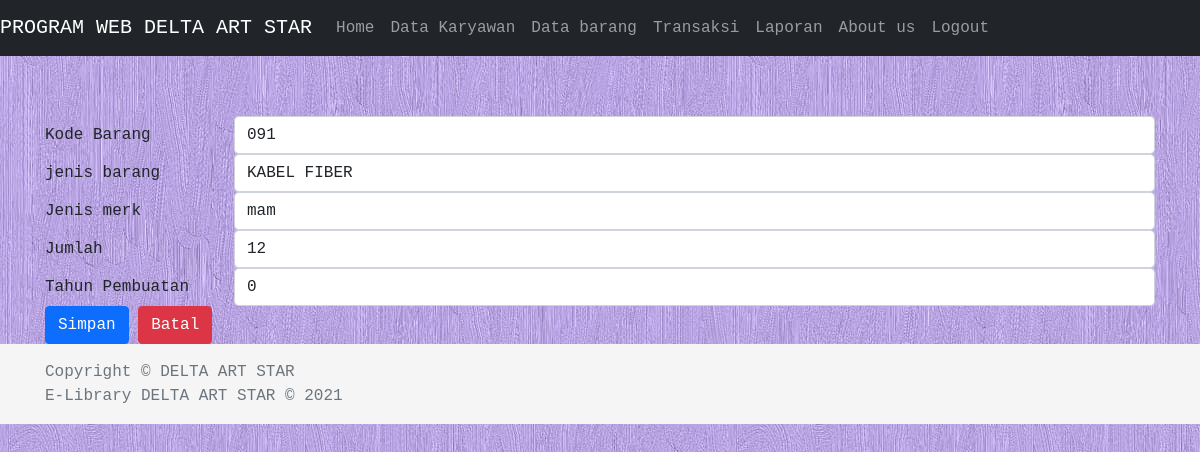
Page /barang_update.php?kd_barang=091 (signed in) on the committed database.
### tables this page shows
CREATE TABLE `tb_barang` (
  `kd_barang` varchar(10) NOT NULL,
  `jenis_barang` varchar(50) NOT NULL,
  `merk` varchar(20) NOT NULL,
  `jumlah` int(11) NOT NULL,
  `tahun_pembuatan` int(11) NOT NULL
);

### barang_update.php (the view, shortened to what this page needs)
<?php
  $param_kd_barang= $_GET['kd_barang'];
  $conn = open_connection();
  $query = "SELECT * FROM tb_barang WHERE kd_barang='$param_kd_barang' ";
  $hasil = mysqli_query($conn, $query);
  $old_data = array();
  if($row = mysqli_fetch_assoc($hasil)) {
    $old_data=$row;
  }
  $kd_barang = $_POST ['kd_barang'] ?? $old_data ['kd_barang'];
  $jenis_barang = $_POST ['jenis_barang'] ?? $old_data ['jenis_barang'];
  $merk = $_POST ['merk'] ??  $old_data['merk'];
  $jumlah = $_POST ['jumlah'] ?? $old_data['jumlah'];
  $tahun_pembuatan = $_POST ['tahun_pembuatan'] ?? $old_data['tahun_pembuatan'];
?>
<!DOCTYPE html>
<html>
<head>
  <?php include "contents/headscript.php"; ?>
</head>
<body style="background: url('bg4.png') repeat;">
	<?php include "contents/navbar.php"; ?>
  <main>
      <div class="container">
    <form method ="POST">
    <div class="form-group row">
    <label class="col-sm-2 col-form-label">Kode Barang</label>
    <div class="col-sm-10"  >
      <input type="text" class="form-control" name="kd_barang" value="<?= $kd_barang ?>">
    </div>
  </div>
    <div class="form-group row">
    <label class="col-sm-2 col-form-label">jenis barang</label>
    <div class="col-sm-10">
      <input type="text" class="form-control" name="jenis_barang" value="<?= $jenis_barang ?>">
    </div>
  </div>
   <div class="form-group row">
    <label class="col-sm-2 col-form-label">Jenis merk</label>
    <div class="col-sm-10">
      <input type="text" class="form-control" name="merk" value="<?= $merk ?>">
    </div>
  </div>
  <div class="form-group row">
    <label class="col-sm-2 col-form-label">Jumlah</label>
    <div class="col-sm-10">
      <input type="text" class="form-control" name="jumlah" value="<?= $jumlah ?>">
    </div>
  </div>
  <div class="form-group row">
    <label class="col-sm-2 col-form-label">Tahun Pembuatan</label>
    <div class="col-sm-10">
      <input type="text" class="form-control" name="tahun_pembuatan" value="<?= $tahun_pembuatan ?>">
    </div>
  </div>
  <div class="form-group row">
    <div class="col-sm-10">
      <button type="submit" class="btn btn-primary" name='submit'>Simpan</button>
      <button type="submit" class="btn btn-danger" name='batal'>  Batal</button>
    </div>
  </div>
</form>
  </div>
  </main>
  <?php include "contents/footer.php"; ?>
</body>
</html>

### assets/css/style.css (style rules this page uses)
body { margin: 0; padding: 0; font-family: monospace; overflow: hidden; }

### contents/headscript.php (style rules this page uses)
main> .container { padding:60px 15px 0; }

### rows in the picture
tb_barang: kd_barang "091", jenis_barang "KABEL FIBER", merk "mam", jumlah "12", tahun_pembuatan "0"
